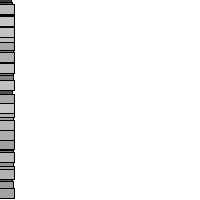
Frame 1 (no input)
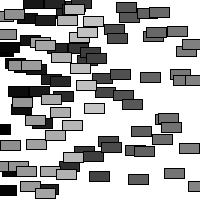
Frame 60 (the mouse pressed at the canvas centre just before this capture)
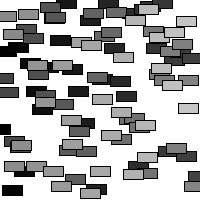
Frame 120 (the mouse held since frame 60 and released just before this capture)

The Processing sketch that drew these frames (run headless with seeded random() and noise(); from frame 60 on, the mouse is pressed at the canvas centre):

// Processing sketch: Example_9_8_Cars_object_with_array
// ── Example_9_8_Cars_object_with_array.pde
Car[] cars = new Car[100];

void setup() {
  size(200, 200);
  smooth();

  for (int i = 0; i < cars.length; i++) {
    cars[i] = new Car(color(i*2),0,random(0,height),i/20.0);
  }
}

void draw(){
  background(255);
  for(int i = 0; i < cars.length; i++){
    cars[i].move();
    cars[i].display();
  }
}

// ── Car.pde
class Car{
  color c;
  float xpos;
  float ypos;
  float xspeed;
  
  Car(color tmpc, float tmpXpos, float tmpYpos, float tmpXspeed){
    c = tmpc;
    xpos = tmpXpos;
    ypos = tmpYpos;
    xspeed = tmpXspeed;
  }
  
  void display(){
    rectMode(CENTER);
    stroke(0);
    fill(c);
    rect(xpos,ypos,20,10);
  }
  
  void move(){
    xpos = xpos + xspeed;
    if(xpos > width){
      xpos = 0;
    }
  }
}
